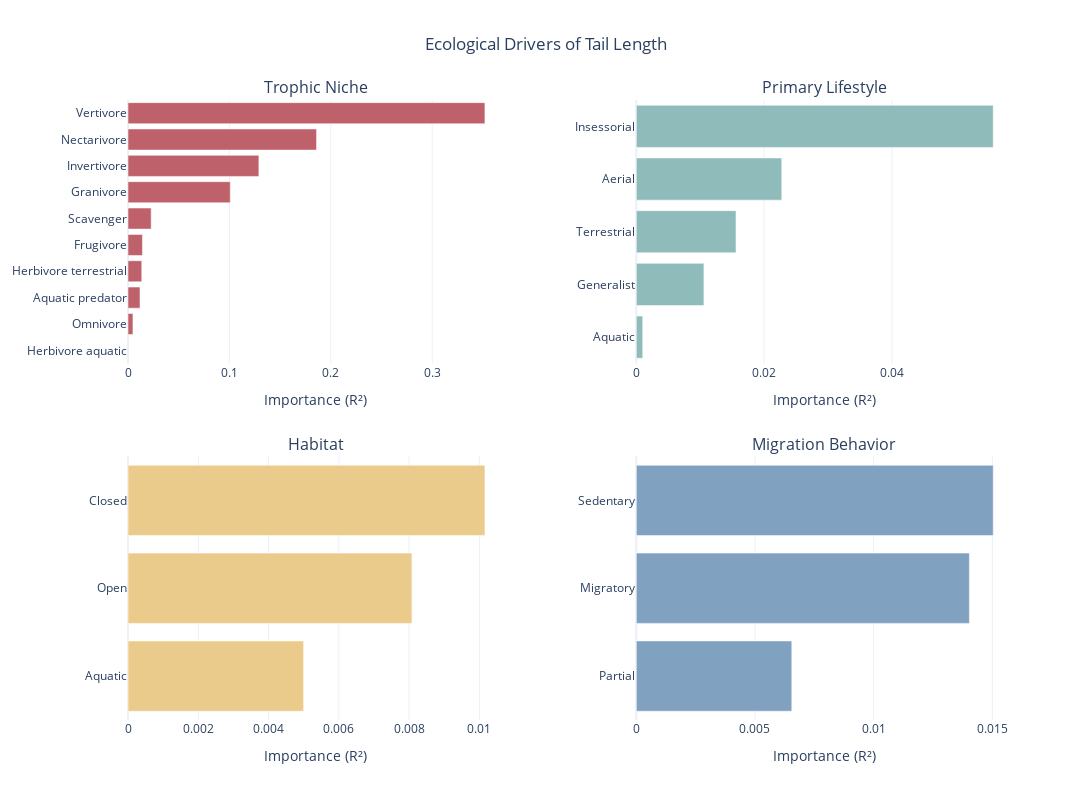

Here is the notebook cell this chart was saved with:
### Code cell
fig = make_subplots(
    rows=2, cols=2,
    subplot_titles=["Trophic Niche", "Primary Lifestyle", "Habitat", "Migration Behavior"],
    horizontal_spacing=0.15,
    vertical_spacing=0.15
)

importances = pd.Series(rf.feature_importances_, index=X.columns)

def add_panel(prefix, row, col, bar_color):
    subset = importances[importances.index.str.contains(prefix)].copy()

    subset.index = subset.index.str.replace(f"{prefix}_", "").str.replace(f"{prefix}.", "")
    
    subset = subset.sort_values(ascending=True)
    
    fig.add_trace(
        go.Bar(
            x=subset.values,
            y=subset.index,
            orientation='h',
            marker=dict(color=bar_color),
            name=prefix
        ),
        row=row, col=col
    )
    
    fig.update_xaxes(title_text="Importance (R²)", row=row, col=col)

add_panel("Trophic.Niche", 1, 1, "#BF616A")
add_panel("Primary.Lifestyle", 1, 2, "#8FBCBB")
add_panel("Habitat", 2, 1, "#EBCB8B")
add_panel("Migration", 2, 2, "#81A1C1")

fig.update_layout(
    title_text="Ecological Drivers of Tail Length",
    title_x=0.5,
    height=800,
    width=1100,
    showlegend=False,
    template="plotly_white"
)

fig.show()

### Figure 1 — Plotly figure (JSON) as saved in the notebook; plotly's stock layout.template omitted (floating-point values rounded to 4 significant figures)
{"data": [{"marker": {"color": "#BF616A"}, "name": "Trophic.Niche", "orientation": "h", "type": "bar", "x": [0.0001519, 0.00486, 0.01182, 0.01357, 0.01423, 0.02285, 0.1008, 0.1291, 0.1859, 0.352], "xaxis": "x", "y": ["Herbivore aquatic", "Omnivore", "Aquatic predator", "Herbivore terrestrial", "Frugivore", "Scavenger", "Granivore", "Invertivore", "Nectarivore", "Vertivore"], "yaxis": "y"}, {"marker": {"color": "#8FBCBB"}, "name": "Primary.Lifestyle", "orientation": "h", "type": "bar", "x": [0.001004, 0.01058, 0.0156, 0.02276, 0.05585], "xaxis": "x2", "y": ["Aquatic", "Generalist", "Terrestrial", "Aerial", "Insessorial"], "yaxis": "y2"}, {"marker": {"color": "#EBCB8B"}, "name": "Habitat", "orientation": "h", "type": "bar", "x": [0.004998, 0.008081, 0.01016], "xaxis": "x3", "y": ["Aquatic", "Open", "Closed"], "yaxis": "y3"}, {"marker": {"color": "#81A1C1"}, "name": "Migration", "orientation": "h", "type": "bar", "x": [0.00655, 0.01403, 0.01504], "xaxis": "x4", "y": ["Partial", "Migratory", "Sedentary"], "yaxis": "y4"}], "layout": {"annotations": [{"font": {"size": 16}, "showarrow": false, "text": "Trophic Niche", "x": 0.2125, "xanchor": "center", "xref": "paper", "y": 1, "yanchor": "bottom", "yref": "paper"}, {"font": {"size": 16}, "showarrow": false, "text": "Primary Lifestyle", "x": 0.7875, "xanchor": "center", "xref": "paper", "y": 1, "yanchor": "bottom", "yref": "paper"}, {"font": {"size": 16}, "showarrow": false, "text": "Habitat", "x": 0.2125, "xanchor": "center", "xref": "paper", "y": 0.425, "yanchor": "bottom", "yref": "paper"}, {"font": {"size": 16}, "showarrow": false, "text": "Migration Behavior", "x": 0.7875, "xanchor": "center", "xref": "paper", "y": 0.425, "yanchor": "bottom", "yref": "paper"}], "height": 800, "showlegend": false, "title": {"text": "Ecological Drivers of Tail Length", "x": 0.5}, "width": 1100, "xaxis": {"anchor": "y", "domain": [0, 0.425], "title": {"text": "Importance (R²)"}}, "xaxis2": {"anchor": "y2", "domain": [0.575, 1], "title": {"text": "Importance (R²)"}}, "xaxis3": {"anchor": "y3", "domain": [0, 0.425], "title": {"text": "Importance (R²)"}}, "xaxis4": {"anchor": "y4", "domain": [0.575, 1], "title": {"text": "Importance (R²)"}}, "yaxis": {"anchor": "x", "domain": [0.575, 1]}, "yaxis2": {"anchor": "x2", "domain": [0.575, 1]}, "yaxis3": {"anchor": "x3", "domain": [0, 0.425]}, "yaxis4": {"anchor": "x4", "domain": [0, 0.425]}}}
